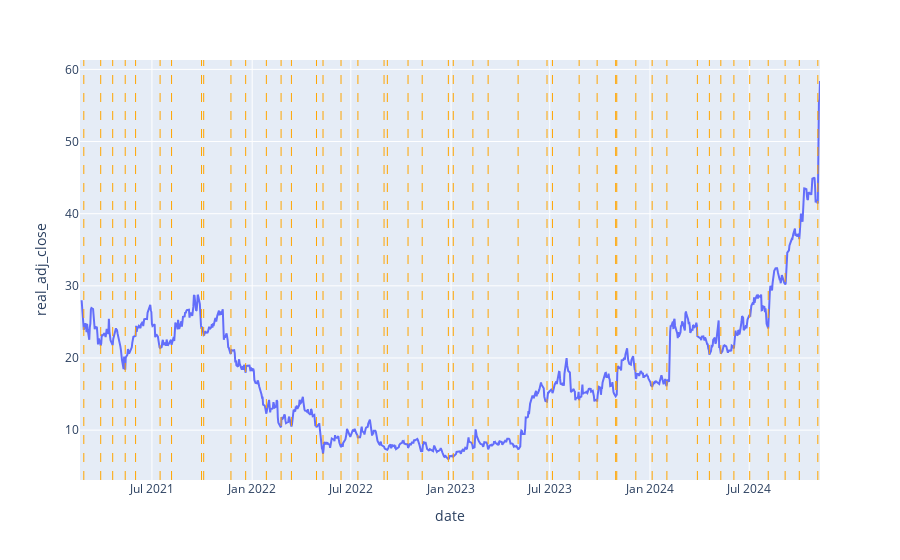

Notebook code for this chart:
### Markdown cell above
## plot :)

### Code cell
fig = px.line(data_frame=df, x="date", y="real_adj_close")
for buy_date in strategies["oracle"]["buy"]:
    fig.add_vline(x=buy_date, line_width=1, line_dash="dash", line_color="orange")
fig.update_layout(hovermode="x")
fig.show()

### Figure 1 — Plotly figure (JSON) as saved in the notebook; plotly's stock layout.template omitted (floating-point values rounded to 4 significant figures; data arrays with more than 128 entries replaced by an {"elided": "..."} marker saying what was removed)
{"data": [{"hovertemplate": "date=%{x}<br>real_adj_close=%{y}<extra></extra>", "legendgroup": "", "line": {"color": "#636efa", "dash": "solid"}, "marker": {"symbol": "circle"}, "mode": "lines", "name": "", "orientation": "v", "showlegend": false, "type": "scatter", "x": {"elided": "938 str values"}, "xaxis": "x", "y": {"elided": "938 float values"}, "yaxis": "y"}], "layout": {"autosize": true, "hovermode": "x", "legend": {"tracegroupgap": 0}, "margin": {"t": 60}, "shapes": [{"line": {"color": "orange", "dash": "dash", "width": 1}, "type": "line", "x0": "2021-02-26T00:00:00+00:00", "x1": "2021-02-26T00:00:00+00:00", "xref": "x", "y0": 0, "y1": 1, "yref": "y domain"}, {"line": {"color": "orange", "dash": "dash", "width": 1}, "type": "line", "x0": "2021-03-29T00:00:00+00:00", "x1": "2021-03-29T00:00:00+00:00", "xref": "x", "y0": 0, "y1": 1, "yref": "y domain"}, {"line": {"color": "orange", "dash": "dash", "width": 1}, "type": "line", "x0": "2021-04-20T00:00:00+00:00", "x1": "2021-04-20T00:00:00+00:00", "xref": "x", "y0": 0, "y1": 1, "yref": "y domain"}, {"line": {"color": "orange", "dash": "dash", "width": 1}, "type": "line", "x0": "2021-05-13T00:00:00+00:00", "x1": "2021-05-13T00:00:00+00:00", "xref": "x", "y0": 0, "y1": 1, "yref": "y domain"}, {"line": {"color": "orange", "dash": "dash", "width": 1}, "type": "line", "x0": "2021-06-01T00:00:00+00:00", "x1": "2021-06-01T00:00:00+00:00", "xref": "x", "y0": 0, "y1": 1, "yref": "y domain"}, {"line": {"color": "orange", "dash": "dash", "width": 1}, "type": "line", "x0": "2021-07-16T00:00:00+00:00", "x1": "2021-07-16T00:00:00+00:00", "xref": "x", "y0": 0, "y1": 1, "yref": "y domain"}, {"line": {"color": "orange", "dash": "dash", "width": 1}, "type": "line", "x0": "2021-08-06T00:00:00+00:00", "x1": "2021-08-06T00:00:00+00:00", "xref": "x", "y0": 0, "y1": 1, "yref": "y domain"}, {"line": {"color": "orange", "dash": "dash", "width": 1}, "type": "line", "x0": "2021-09-30T00:00:00+00:00", "x1": "2021-09-30T00:00:00+00:00", "xref": "x", "y0": 0, "y1": 1, "yref": "y domain"}, {"line": {"color": "orange", "dash": "dash", "width": 1}, "type": "line", "x0": "2021-10-04T00:00:00+00:00", "x1": "2021-10-04T00:00:00+00:00", "xref": "x", "y0": 0, "y1": 1, "yref": "y domain"}, {"line": {"color": "orange", "dash": "dash", "width": 1}, "type": "line", "x0": "2021-11-23T00:00:00+00:00", "x1": "2021-11-23T00:00:00+00:00", "xref": "x", "y0": 0, "y1": 1, "yref": "y domain"}, {"line": {"color": "orange", "dash": "dash", "width": 1}, "type": "line", "x0": "2021-12-20T00:00:00+00:00", "x1": "2021-12-20T00:00:00+00:00", "xref": "x", "y0": 0, "y1": 1, "yref": "y domain"}, {"line": {"color": "orange", "dash": "dash", "width": 1}, "type": "line", "x0": "2022-01-27T00:00:00+00:00", "x1": "2022-01-27T00:00:00+00:00", "xref": "x", "y0": 0, "y1": 1, "yref": "y domain"}, {"line": {"color": "orange", "dash": "dash", "width": 1}, "type": "line", "x0": "2022-02-23T00:00:00+00:00", "x1": "2022-02-23T00:00:00+00:00", "xref": "x", "y0": 0, "y1": 1, "yref": "y domain"}, {"line": {"color": "orange", "dash": "dash", "width": 1}, "type": "line", "x0": "2022-03-14T00:00:00+00:00", "x1": "2022-03-14T00:00:00+00:00", "xref": "x", "y0": 0, "y1": 1, "yref": "y domain"}, {"line": {"color": "orange", "dash": "dash", "width": 1}, "type": "line", "x0": "2022-04-29T00:00:00+00:00", "x1": "2022-04-29T00:00:00+00:00", "xref": "x", "y0": 0, "y1": 1, "yref": "y domain"}, {"line": {"color": "orange", "dash": "dash", "width": 1}, "type": "line", "x0": "2022-05-11T00:00:00+00:00", "x1": "2022-05-11T00:00:00+00:00", "xref": "x", "y0": 0, "y1": 1, "yref": "y domain"}, {"line": {"color": "orange", "dash": "dash", "width": 1}, "type": "line", "x0": "2022-06-13T00:00:00+00:00", "x1": "2022-06-13T00:00:00+00:00", "xref": "x", "y0": 0, "y1": 1, "yref": "y domain"}, {"line": {"color": "orange", "dash": "dash", "width": 1}, "type": "line", "x0": "2022-07-14T00:00:00+00:00", "x1": "2022-07-14T00:00:00+00:00", "xref": "x", "y0": 0, "y1": 1, "yref": "y domain"}, {"line": {"color": "orange", "dash": "dash", "width": 1}, "type": "line", "x0": "2022-08-31T00:00:00+00:00", "x1": "2022-08-31T00:00:00+00:00", "xref": "x", "y0": 0, "y1": 1, "yref": "y domain"}, {"line": {"color": "orange", "dash": "dash", "width": 1}, "type": "line", "x0": "2022-09-06T00:00:00+00:00", "x1": "2022-09-06T00:00:00+00:00", "xref": "x", "y0": 0, "y1": 1, "yref": "y domain"}, {"line": {"color": "orange", "dash": "dash", "width": 1}, "type": "line", "x0": "2022-10-14T00:00:00+00:00", "x1": "2022-10-14T00:00:00+00:00", "xref": "x", "y0": 0, "y1": 1, "yref": "y domain"}, {"line": {"color": "orange", "dash": "dash", "width": 1}, "type": "line", "x0": "2022-11-09T00:00:00+00:00", "x1": "2022-11-09T00:00:00+00:00", "xref": "x", "y0": 0, "y1": 1, "yref": "y domain"}, {"line": {"color": "orange", "dash": "dash", "width": 1}, "type": "line", "x0": "2022-12-27T00:00:00+00:00", "x1": "2022-12-27T00:00:00+00:00", "xref": "x", "y0": 0, "y1": 1, "yref": "y domain"}, {"line": {"color": "orange", "dash": "dash", "width": 1}, "type": "line", "x0": "2023-01-05T00:00:00+00:00", "x1": "2023-01-05T00:00:00+00:00", "xref": "x", "y0": 0, "y1": 1, "yref": "y domain"}, {"line": {"color": "orange", "dash": "dash", "width": 1}, "type": "line", "x0": "2023-02-10T00:00:00+00:00", "x1": "2023-02-10T00:00:00+00:00", "xref": "x", "y0": 0, "y1": 1, "yref": "y domain"}, {"line": {"color": "orange", "dash": "dash", "width": 1}, "type": "line", "x0": "2023-03-10T00:00:00+00:00", "x1": "2023-03-10T00:00:00+00:00", "xref": "x", "y0": 0, "y1": 1, "yref": "y domain"}, {"line": {"color": "orange", "dash": "dash", "width": 1}, "type": "line", "x0": "2023-05-04T00:00:00+00:00", "x1": "2023-05-04T00:00:00+00:00", "xref": "x", "y0": 0, "y1": 1, "yref": "y domain"}, {"line": {"color": "orange", "dash": "dash", "width": 1}, "type": "line", "x0": "2023-06-26T00:00:00+00:00", "x1": "2023-06-26T00:00:00+00:00", "xref": "x", "y0": 0, "y1": 1, "yref": "y domain"}, {"line": {"color": "orange", "dash": "dash", "width": 1}, "type": "line", "x0": "2023-07-06T00:00:00+00:00", "x1": "2023-07-06T00:00:00+00:00", "xref": "x", "y0": 0, "y1": 1, "yref": "y domain"}, {"line": {"color": "orange", "dash": "dash", "width": 1}, "type": "line", "x0": "2023-08-24T00:00:00+00:00", "x1": "2023-08-24T00:00:00+00:00", "xref": "x", "y0": 0, "y1": 1, "yref": "y domain"}, {"line": {"color": "orange", "dash": "dash", "width": 1}, "type": "line", "x0": "2023-09-26T00:00:00+00:00", "x1": "2023-09-26T00:00:00+00:00", "xref": "x", "y0": 0, "y1": 1, "yref": "y domain"}, {"line": {"color": "orange", "dash": "dash", "width": 1}, "type": "line", "x0": "2023-10-30T00:00:00+00:00", "x1": "2023-10-30T00:00:00+00:00", "xref": "x", "y0": 0, "y1": 1, "yref": "y domain"}, {"line": {"color": "orange", "dash": "dash", "width": 1}, "type": "line", "x0": "2023-11-01T00:00:00+00:00", "x1": "2023-11-01T00:00:00+00:00", "xref": "x", "y0": 0, "y1": 1, "yref": "y domain"}, {"line": {"color": "orange", "dash": "dash", "width": 1}, "type": "line", "x0": "2023-12-06T00:00:00+00:00", "x1": "2023-12-06T00:00:00+00:00", "xref": "x", "y0": 0, "y1": 1, "yref": "y domain"}, {"line": {"color": "orange", "dash": "dash", "width": 1}, "type": "line", "x0": "2024-01-05T00:00:00+00:00", "x1": "2024-01-05T00:00:00+00:00", "xref": "x", "y0": 0, "y1": 1, "yref": "y domain"}, {"line": {"color": "orange", "dash": "dash", "width": 1}, "type": "line", "x0": "2024-02-01T00:00:00+00:00", "x1": "2024-02-01T00:00:00+00:00", "xref": "x", "y0": 0, "y1": 1, "yref": "y domain"}, {"line": {"color": "orange", "dash": "dash", "width": 1}, "type": "line", "x0": "2024-03-28T00:00:00+00:00", "x1": "2024-03-28T00:00:00+00:00", "xref": "x", "y0": 0, "y1": 1, "yref": "y domain"}, {"line": {"color": "orange", "dash": "dash", "width": 1}, "type": "line", "x0": "2024-04-19T00:00:00+00:00", "x1": "2024-04-19T00:00:00+00:00", "xref": "x", "y0": 0, "y1": 1, "yref": "y domain"}, {"line": {"color": "orange", "dash": "dash", "width": 1}, "type": "line", "x0": "2024-05-10T00:00:00+00:00", "x1": "2024-05-10T00:00:00+00:00", "xref": "x", "y0": 0, "y1": 1, "yref": "y domain"}, {"line": {"color": "orange", "dash": "dash", "width": 1}, "type": "line", "x0": "2024-06-03T00:00:00+00:00", "x1": "2024-06-03T00:00:00+00:00", "xref": "x", "y0": 0, "y1": 1, "yref": "y domain"}, {"line": {"color": "orange", "dash": "dash", "width": 1}, "type": "line", "x0": "2024-07-02T00:00:00+00:00", "x1": "2024-07-02T00:00:00+00:00", "xref": "x", "y0": 0, "y1": 1, "yref": "y domain"}, {"line": {"color": "orange", "dash": "dash", "width": 1}, "type": "line", "x0": "2024-08-05T00:00:00+00:00", "x1": "2024-08-05T00:00:00+00:00", "xref": "x", "y0": 0, "y1": 1, "yref": "y domain"}, {"line": {"color": "orange", "dash": "dash", "width": 1}, "type": "line", "x0": "2024-09-05T00:00:00+00:00", "x1": "2024-09-05T00:00:00+00:00", "xref": "x", "y0": 0, "y1": 1, "yref": "y domain"}, {"line": {"color": "orange", "dash": "dash", "width": 1}, "type": "line", "x0": "2024-10-01T00:00:00+00:00", "x1": "2024-10-01T00:00:00+00:00", "xref": "x", "y0": 0, "y1": 1, "yref": "y domain"}, {"line": {"color": "orange", "dash": "dash", "width": 1}, "type": "line", "x0": "2024-11-04T00:00:00+00:00", "x1": "2024-11-04T00:00:00+00:00", "xref": "x", "y0": 0, "y1": 1, "yref": "y domain"}], "xaxis": {"anchor": "y", "autorange": true, "domain": [0, 1], "range": ["2021-02-19", "2024-11-08"], "title": {"text": "date"}, "type": "date"}, "yaxis": {"anchor": "x", "autorange": true, "domain": [0, 1], "range": [3.089, 61.3], "title": {"text": "real_adj_close"}, "type": "linear"}}}
